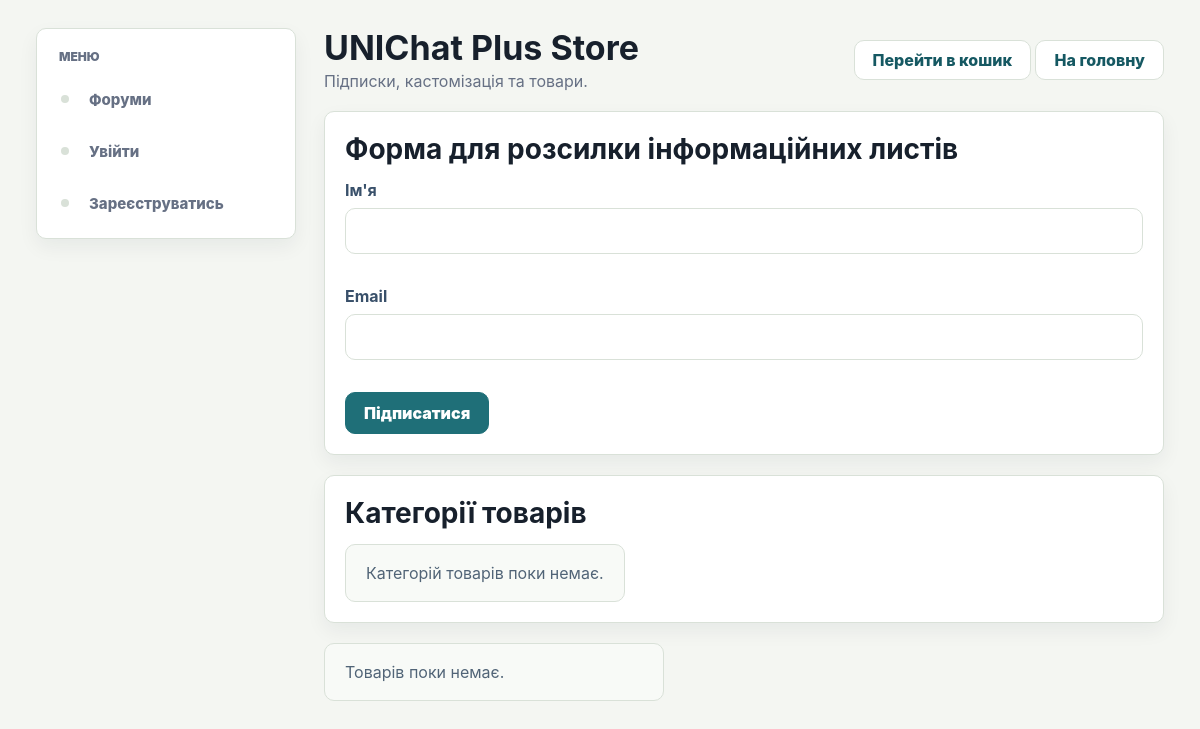
/store/, run on an earlier commit of the app's database.
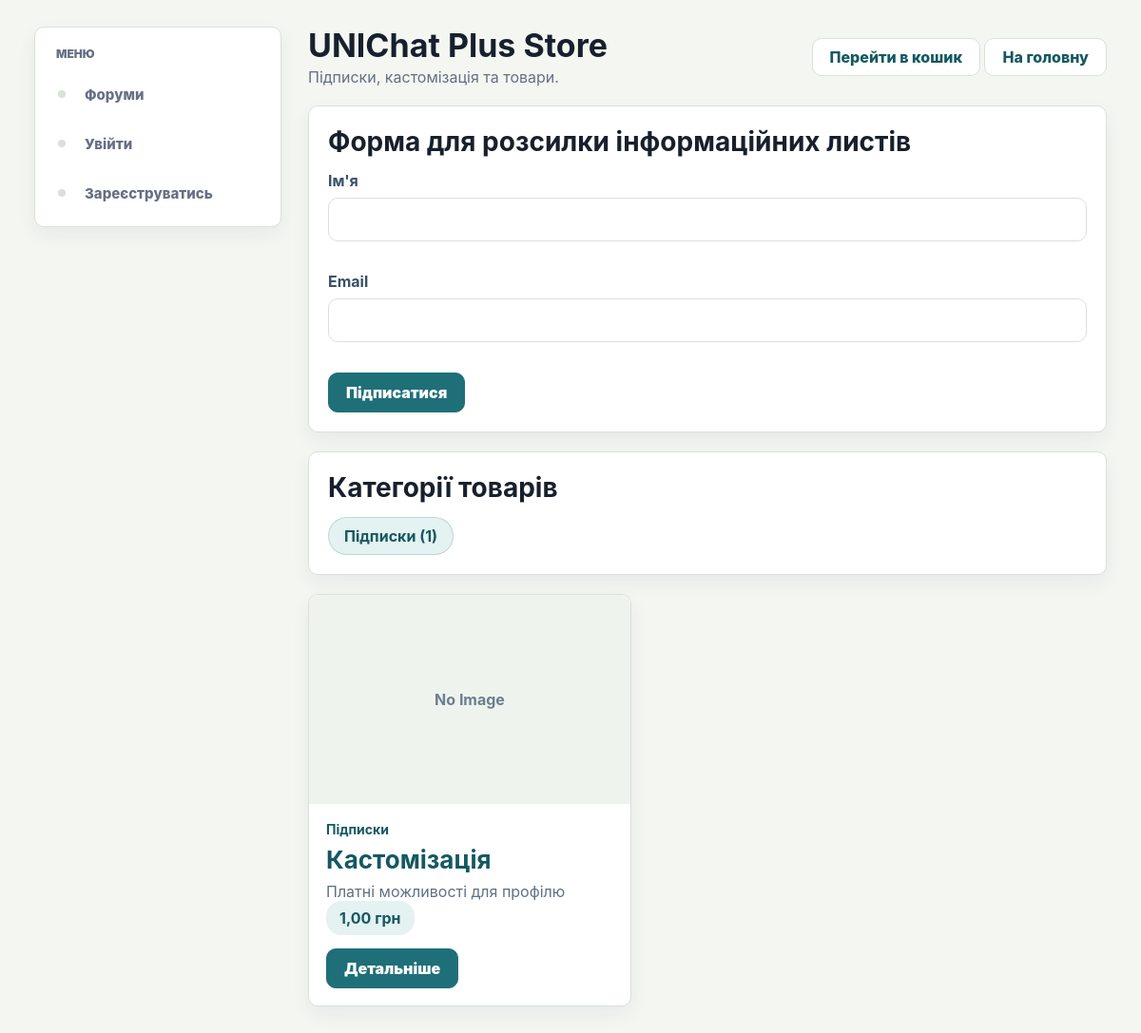
And on a later commit of the database.
### myapp/models.py (models this page shows, shortened)
class ProductCategory(models.Model):
    name = models.CharField(max_length=100, verbose_name="Назва")
    description = models.TextField(blank=True, default="", verbose_name="Опис")
    created_at = models.DateTimeField(auto_now_add=True, verbose_name="Створено")
    updated_at = models.DateTimeField(auto_now=True, verbose_name="Оновлено")
    class Meta:
        verbose_name = "Категорія товарів"
        verbose_name_plural = "Категорії товарів"

class Product(models.Model):
    category = models.ForeignKey(
        ProductCategory,
        on_delete=models.CASCADE,
        related_name="products",
        verbose_name="Категорія"
    )
    name = models.CharField(max_length=150, verbose_name="Назва")
    short_description = models.CharField(max_length=255, verbose_name="Короткий опис")
    description = models.TextField(verbose_name="Опис")
    image_url = models.URLField(blank=True, default="", verbose_name="Посилання на фото")
    price = models.DecimalField(max_digits=8, decimal_places=2, default=0, verbose_name="Ціна")
    unlocks_plus = models.BooleanField(default=False, verbose_name="Відкриває UNIChat Plus")
    created_at = models.DateTimeField(auto_now_add=True, verbose_name="Створено")
    updated_at = models.DateTimeField(auto_now=True, verbose_name="Оновлено")
    class Meta:
        verbose_name = "Товар"
        verbose_name_plural = "Товари"

### myapp/views.py (the view)
# urls.py: path("store/", views.store_home, name="store_home"),
def store_home(request):
    context = get_base_context(request)
    product_categories = ProductCategory.objects.annotate(
        products_total=Count("products", distinct=True)
    ).order_by("name")
    products = Product.objects.select_related("category").order_by("name")
    context.update(
        {
            "title": "UNIChat Plus Store",
            "selected_category_id": None,
            "product_categories": product_categories,
            "products": products,
            "newsletter_form": NewsletterForm(),
        }
    )
    return render(request, "myapp/store_home.html", context)

### myapp/forms.py
class NewsletterForm(forms.ModelForm):
    class Meta:
        model = NewsletterSubscriber
        fields = ["name", "email"]

### myapp/i18n.py (called while the page is built)
def normalize_language(language):
    if language in SUPPORTED_LANGUAGES:
        return language
    return DEFAULT_LANGUAGE

def get_ui_text(language):
    return UI_TEXTS[normalize_language(language)]

### myapp/views.py (called while the page is built, shortened)
def get_base_context(request):
    categories = Category.objects.annotate(
        posts_total=Count("posts", distinct=True)
    ).order_by("name")
    cart_count = 0
    saved_count = 0
    notifications_count = 0
    site_theme = request.session.get("site_theme", "light")
    site_language = request.session.get("site_language", "uk")
    if site_theme not in ["light", "dark"]:
        site_theme = "light"
    if site_language not in ["uk", "en"]:
        site_language = "uk"
    return {
        "categories": categories,
        "cart_count": cart_count,
        "saved_count": saved_count,
        "notifications_count": notifications_count,
        "site_theme": site_theme,
        "site_language": site_language,
        "ui": get_ui_text(site_language),
    }

### myapp/templates/myapp/store_home.html (shortened to what this page needs)
{% extends 'myapp/base.html' %}
{% block content %}
<div class="forum-page-header">
    <div>
        <h1>UNIChat Plus Store</h1>
        <p class="page-description">Підписки, кастомізація та товари.</p>
    </div>
    <div class="header-actions">
        <a href="{% url 'cart_view' %}" class="back-btn">Перейти в кошик</a>
        <a href="{% url 'home' %}" class="back-btn">На головну</a>
    </div>
</div>
<section class="reply-box">
    <h2>Форма для розсилки інформаційних листів</h2>
    <form method="post" action="{% url 'newsletter_subscribe' %}" class="forum-form">
        <div class="form-group">
            <label for="{{ newsletter_form.name.id_for_label }}">Ім'я</label>
            {{ newsletter_form.name }}
        </div>
        <div class="form-group">
            <label for="{{ newsletter_form.email.id_for_label }}">Email</label>
            {{ newsletter_form.email }}
        </div>
        <button type="submit" class="add-topic-btn">Підписатися</button>
    </form>
</section>
<section class="reply-box">
    <h2>Категорії товарів</h2>
    <div class="store-category-list">
        {% for item in product_categories %}
            <a href="{% url 'product_category_detail' item.id %}" class="store-category-chip">
                {{ item.name }} ({{ item.products_total }})
            </a>
        {% empty %}
            <div class="empty-box">Категорій товарів поки немає.</div>
        {% endfor %}
    </div>
</section>
<section class="store-grid">
    {% for product in products %}
        <article class="product-card">
            <div class="product-image-wrap">
                {% if product.image_url %}
                    <img src="{{ product.image_url }}" alt="{{ product.name }}" class="product-image">
                {% else %}
                    <div class="product-no-image">No Image</div>
                {% endif %}
            </div>
            <div class="product-body">
                <div class="topic-meta-top">
                    <a href="{% url 'product_category_detail' product.category.id %}" class="topic-category">
                        {{ product.category.name }}
                    </a>
                </div>
                <h3>{{ product.name }}</h3>
                <p>{{ product.short_description }}</p>
                <div class="price-badge">{{ product.price }} грн</div>
                <div class="product-actions">
                    <a href="{% url 'product_detail' product.id %}" class="open-topic-btn">Детальніше</a>
                </div>
            </div>
        </article>
    {% empty %}
        <div class="empty-box">Товарів поки немає.</div>
    {% endfor %}
</section>
{% endblock %}

What changed in the data, as far as the page shows it:
added ProductCategory: name "Підписки", products_total "1"
added Product: image_url "No Image", category.name "Підписки", name "Кастомізація", short_description "Платні можливості для профілю", price "1,00"
Also different on the page:
text no longer shown: "Категорій товарів поки немає. Товарів поки немає."
